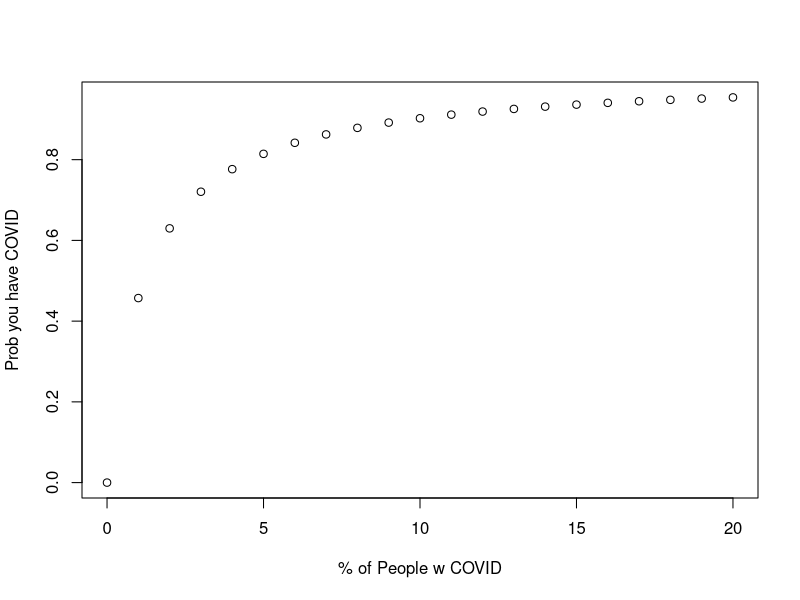

Recreate this plot in R. (Note: this script raises an error after producing the figure.)
## ---- chunk 1
infect <- function(Cov=0.008, sens=0.917,spec=0.989){
 pos <- Cov * sens + (1 - Cov) * (1 - spec)
 return((sens * Cov)/pos)
}

## ---- chunk 2
wash <- seq(0,0.2,by=0.01)
plot((100 * wash), infect(wash),
     xlab = "% of People w COVID",
     ylab = "Prob you have COVID")
## ---- chunk 3

posterior_seq <- sapply(wash, infect)
dmin_percent <- wash[which(posterior_seq > 0.9)[1]]
min_percent

